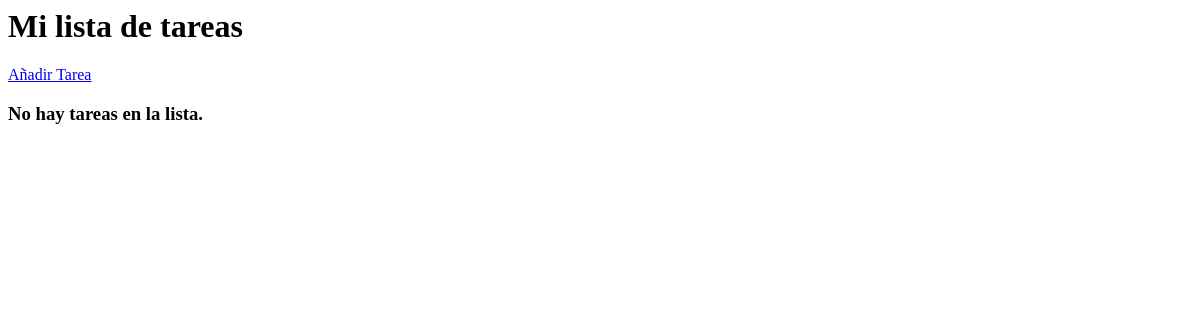
Before: / with the older database file.
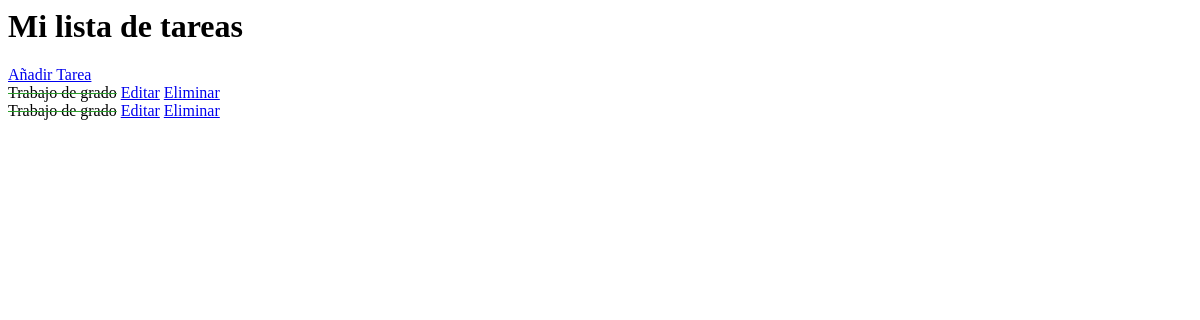
After: the same page with the newer database file.
### tareas/models.py (models this page shows, shortened)
class Task (models.Model):
    title = models.CharField(max_length=200, verbose_name="Titulo")
    description = models.TextField(max_length=200, verbose_name="Descripción")
    completed = models.BooleanField(default=False, verbose_name="Completado")
    created_at = models.DateTimeField(auto_now_add=True, verbose_name="Fecha")

### tareas/views.py (the view)
# urls.py: path('', TaskList.as_view(), name = 'tasks'),
class TaskList(ListView):
    model = Task
    context_object_name = 'tasks'
    template_name = 'task_list/task_list.html'

### tareas/templates/tareas/task_list.html
<h1>Mi lista de tareas</h1>
<a href="{% url 'task-create' %}">Añadir Tarea</a>
{% for task in tasks %}
    <div>
        {% if task.completed %}
            <s style="text-decoration-color: #2ca02c;">{{ task.title }}</s>
        {% else %}
            <span>{{ task.title }}</span>
        {% endif %}
        <a href="{% url 'task-update' task.pk %}">Editar</a>
        <a href="{% url 'task-delete' task.pk %}">Eliminar</a>
    </div>
{% empty %}
    <h3>No hay tareas en la lista.</h3>
{% endfor %}

Changed rows visible on the page:
added Task: title "Trabajo de grado"
added Task: title "Trabajo de grado"
Other visible differences:
text no longer shown: "No hay tareas en la lista."
